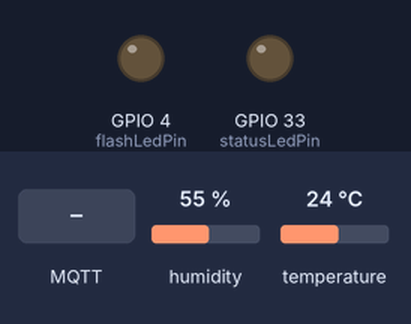
Simulated run of this sketch. Board: ESP32. Parts: output pins drawn as LEDs (lit = HIGH). Inputs (shaded band) come from the test bench; at power-on: humidity 55 %, temperature 24 °C. WiFi joins after 1.5 s; servers stay silent unless stated; no MQTT or app messages arrive unless stated; what the sketch prints to the serial monitor is not drawn.

Above: at 5.7 s.
5.8 s: MQTT message "ON" arrives on the first subscribed topic
At 7.2 s:
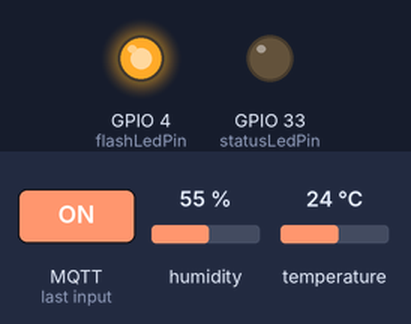
8.8 s: MQTT message "OFF" arrives on the first subscribed topic
At 9.5 s:
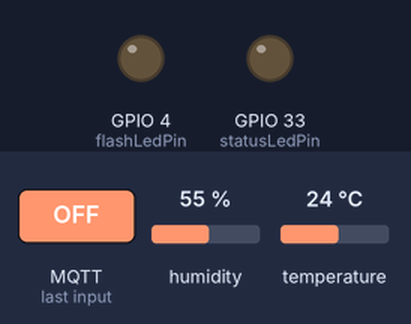
Timing chart, 0 to 11.8 s (numbered marks = the images above; inputs shaded):
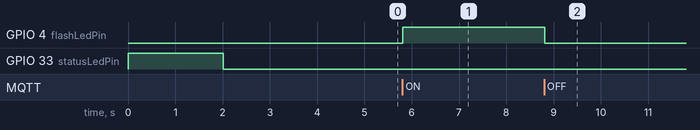

The sketch:

mosquito.ino
```cpp
//#include <DHT_U.h>
#include <DHT.h>

/*
 * Conexión básica por MQTT del NodeMCU
 * por: Hugo Escalpelo
 * Fecha: 28 de julio de 2021
 *
 * Este programa envía datos  por Internet a través del protocolo MQTT. Para poder
 * comprobar el funcionamiento de este programa, es necesario conectarse a un broker
 * y usar NodeRed para visualzar que la información se está recibiendo correctamente.
 * Este programa no requiere componentes adicionales.
 *
 * Componente     PinESP32CAM     Estados lógicos
 * ledStatus------GPIO 33---------On=>LOW, Off=>HIGH
 * ledFlash-------GPIO 4----------On=>HIGH, Off=>LOW
 */

//Bibliotecas
#include <WiFi.h>  // Biblioteca para el control de WiFi
#include <PubSubClient.h> //Biblioteca para conexion MQTT


//Datos de WiFi
const char* ssid = "Docentes"; // Aquí debes poner el nombre de tu red: TP-LINK_349952
const char* password = "$doc19_S3p";  // Aquí debes poner la contraseña de tu red: 1F349952
//const char* password = "";

//Datos del broker MQTT
const char* mqtt_server = "172.16.133.228"; // Si estas en una red local, coloca la IP asignada, en caso contrario, coloca la IP publica
IPAddress server(172,16,133,228);

// Objetos
WiFiClient espClient; // Este objeto maneja los datos de conexion WiFi
PubSubClient client(espClient); // Este objeto maneja los datos de conexion al broker

// Variables
int flashLedPin = 4;  // Para indicar el estatus de conexión
int statusLedPin = 33; // Para ser controlado por MQTT
float t = 0, h = 0;
long timeNow, timeLast; // Variables de control de tiempo no bloqueante
int data = 0; // Contador
int wait = 5000;  // Indica la espera cada 5 segundos para envío de mensajes MQTT
DHT dht(12, DHT11);

// Inicialización del programa
void setup() {
  // Iniciar comunicación serial
  Serial.begin (115200);
  dht.begin();
  pinMode (flashLedPin, OUTPUT);
  pinMode (statusLedPin, OUTPUT);
  digitalWrite (flashLedPin, LOW);
  digitalWrite (statusLedPin, HIGH);
  delay(500);

  Serial.println();
  Serial.println();
  Serial.print("Conectar a ");
  Serial.println(ssid);

  WiFi.begin(ssid, password); // Esta es la función que realiz la conexión a WiFi

  while (WiFi.status() != WL_CONNECTED) { // Este bucle espera a que se realice la conexión
    digitalWrite (statusLedPin, HIGH);
    delay(500); //dado que es de suma importancia esperar a la conexión, debe usarse espera bloqueante
    digitalWrite (statusLedPin, LOW);
    Serial.print(".");  // Indicador de progreso
    delay (5);
  }

  // Cuando se haya logrado la conexión, el programa avanzará, por lo tanto, puede informarse lo siguiente
  Serial.println();
  Serial.println("WiFi conectado");
  Serial.println("Direccion IP: ");
  Serial.println(WiFi.localIP());

  // Si se logro la conexión, encender led
  if (WiFi.status () > 0){
  digitalWrite (statusLedPin, LOW);
  }

  delay (1000); // Esta espera es solo una formalidad antes de iniciar la comunicación con el broker

  // Conexión con el broker MQTT
  client.setServer(server, 1883); // Conectarse a la IP del broker en el puerto indicado
  client.setCallback(callback); // Activar función de CallBack, permite recibir mensajes MQTT y ejecutar funciones a partir de ellos
  delay(1500);  // Esta espera es preventiva, espera a la conexión para no perder información

  timeLast = millis (); // Inicia el control de tiempo
}// fin del void setup ()

// Cuerpo del programa, bucle principal
void loop() {
  //Verificar siempre que haya conexión al broker
  Serial.print("Estado de conexion: ");
  Serial.println(client.connected ());
  Serial.println(String(t) + ":" + String(h));
  if (!client.connected()) {
    reconnect();  // En caso de que no haya conexión, ejecutar la función de reconexión, definida despues del void setup ()
  }// fin del if (!client.connected())
  client.loop(); // Esta función es muy importante, ejecuta de manera no bloqueante las funciones necesarias para la comunicación con el broker

  timeNow = millis(); // Control de tiempo para esperas no bloqueantes
  if (timeNow - timeLast > wait) { // Manda un mensaje por MQTT cada cinco segundos
    timeLast = timeNow; // Actualización de seguimiento de tiempo

    data++; // Incremento a la variable para ser enviado por MQTT
    t = dht.readTemperature();        // Lee la temp en ºC
    h = dht.readHumidity();           // Lee la humed en %
    char dataT[8]; // Define una arreglo de caracteres para enviarlos por MQTT, especifica la longitud del mensaje en 8 caracteres
    char dataH[8];
    dtostrf(t, 1, 2, dataT);  // Esta es una función nativa de leguaje AVR que convierte un arreglo de caracteres en una variable String
    dtostrf(h, 1, 2, dataH);
    Serial.print("Contador: "); // Se imprime en monitor solo para poder visualizar que el evento sucede
    //Serial.println(dataString);
    client.publish("codigoIoT/G6/temp", dataT); // Esta es la función que envía los datos por MQTT, especifica el tema y el valor
    client.publish("codigoIoT/G6/hum", dataH); // Esta es la función que envía los datos por MQTT, especifica el tema y el valor

  }// fin del if (timeNow - timeLast > wait)
}// fin del void loop ()

// Funciones de usuario

// Esta función permite tomar acciones en caso de que se reciba un mensaje correspondiente a un tema al cual se hará una suscripción
void callback(char* topic, byte* message, unsigned int length) {

  // Indicar por serial que llegó un mensaje
  Serial.print("Llegó un mensaje en el tema: ");
  Serial.print(topic);

  // Concatenar los mensajes recibidos para conformarlos como una varialbe String
  String messageTemp; // Se declara la variable en la cual se generará el mensaje completo
  for (int i = 0; i < length; i++) {  // Se imprime y concatena el mensaje
    Serial.print((char)message[i]);
    messageTemp += (char)message[i];
  }

  // Se comprueba que el mensaje se haya concatenado correctamente
  Serial.println();
  Serial.print ("Mensaje concatenado en una sola variable: ");
  Serial.println (messageTemp);

  // En esta parte puedes agregar las funciones que requieras para actuar segun lo necesites al recibir un mensaje MQTT

  // Ejemplo, en caso de recibir el mensaje true - false, se cambiará el estado del led soldado en la placa.
  // El ESP323CAM está suscrito al tema esp/output
  if (String(topic) == "codigoIoT/G6/led") {  // En caso de recibirse mensaje en el tema esp32/output
    if(messageTemp == "ON"){
      Serial.println("Led encendido");
      digitalWrite(flashLedPin, HIGH);
    }// fin del if (String(topic) == "esp32/output")
    else if(messageTemp == "OFF"){
      Serial.println("Led apagado");
      digitalWrite(flashLedPin, LOW);
    }// fin del else if(messageTemp == "false")
  }// fin del if (String(topic) == "esp32/output")
}// fin del void callback

// Función para reconectarse
void reconnect() {
  // Bucle hasta lograr conexión
  while (!client.connected()) { // Pregunta si hay conexión
    Serial.print("Tratando de contectarse...");
    // Intentar reconexión
    if (client.connect("codigoIoT/G6/led")) { //Pregunta por el resultado del intento de conexión
      Serial.println("Conectado");
      client.subscribe("codigoIoT/G6/led"); // Esta función realiza la suscripción al tema
    }// fin del  if (client.connect("ESP32CAMClient"))
    else {  //en caso de que la conexión no se logre
      Serial.print("Conexion fallida, Error rc=");
      Serial.print(client.state()); // Muestra el codigo de error
      Serial.println(" Volviendo a intentar en 5 segundos");
      // Espera de 5 segundos bloqueante
      delay(5000);
      Serial.println (client.connected ()); // Muestra estatus de conexión
    }// fin del else
  }// fin del bucle while (!client.connected())
}// fin de void reconnect(
```

Measured:
- after the input at 5.8 s, GPIO 4 (flashLedPin): LOW → HIGH at once
- after the input at 8.8 s, GPIO 4 (flashLedPin): HIGH → LOW at once
